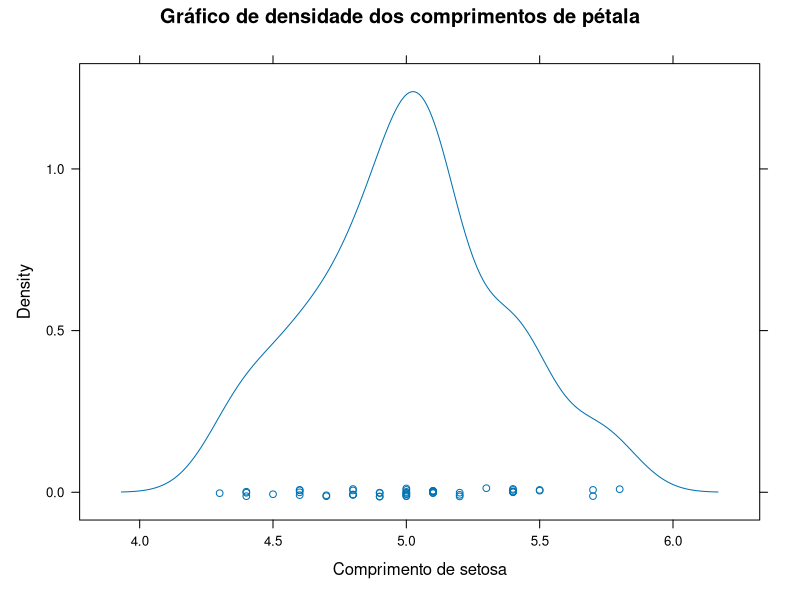
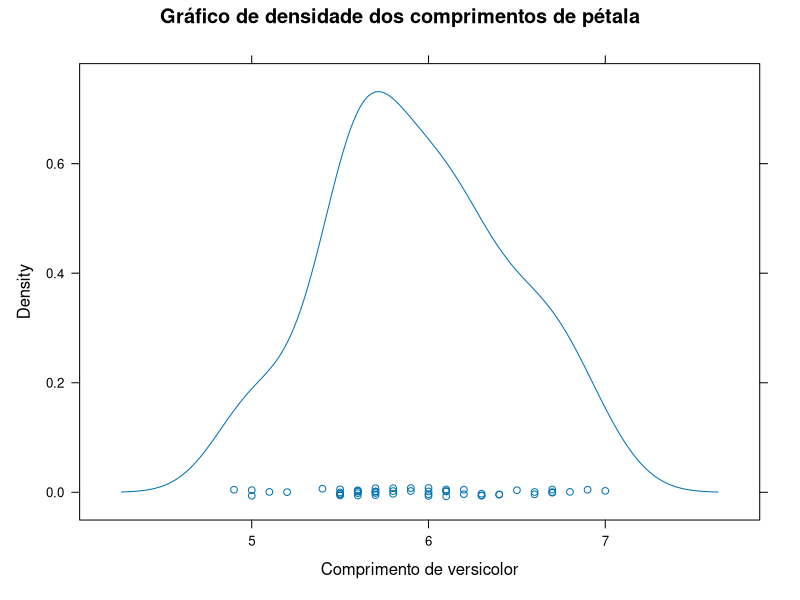
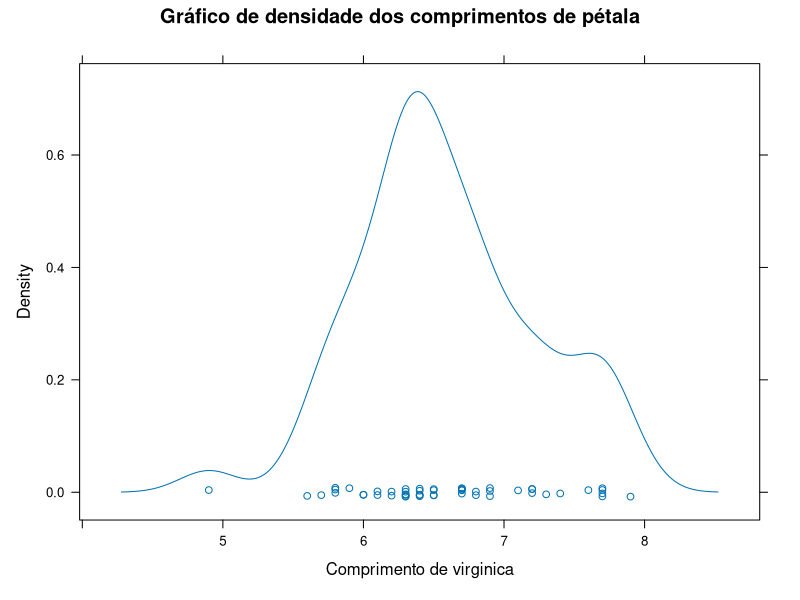
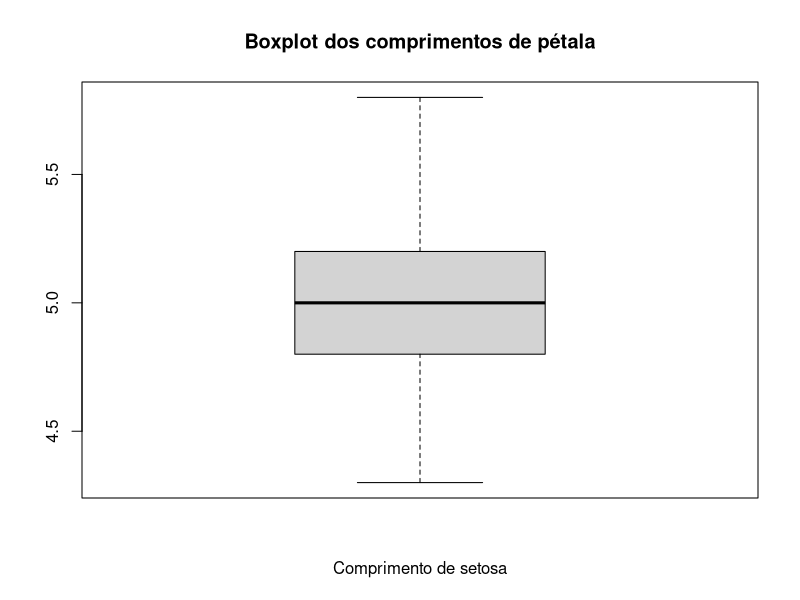
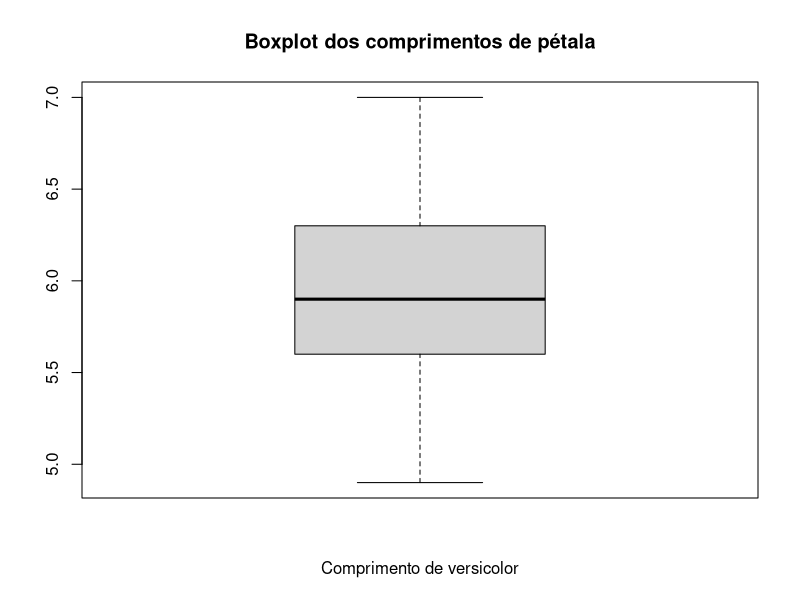
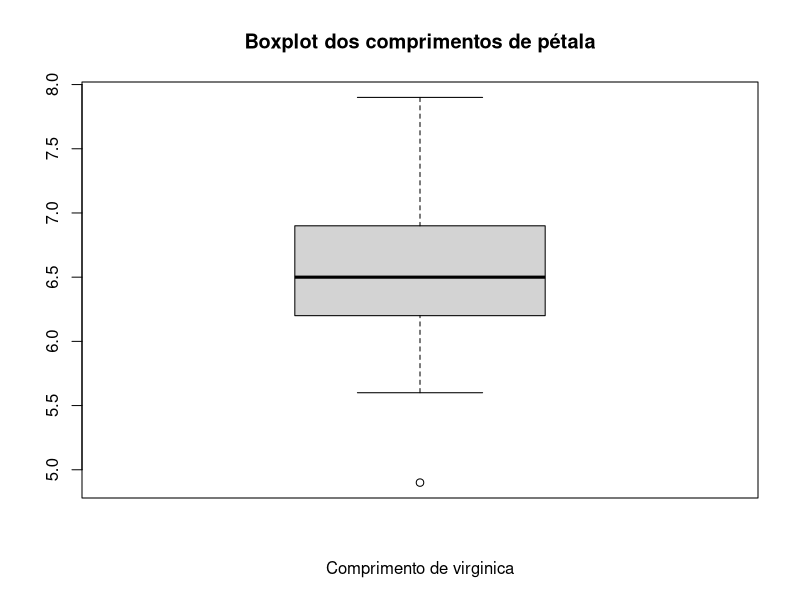
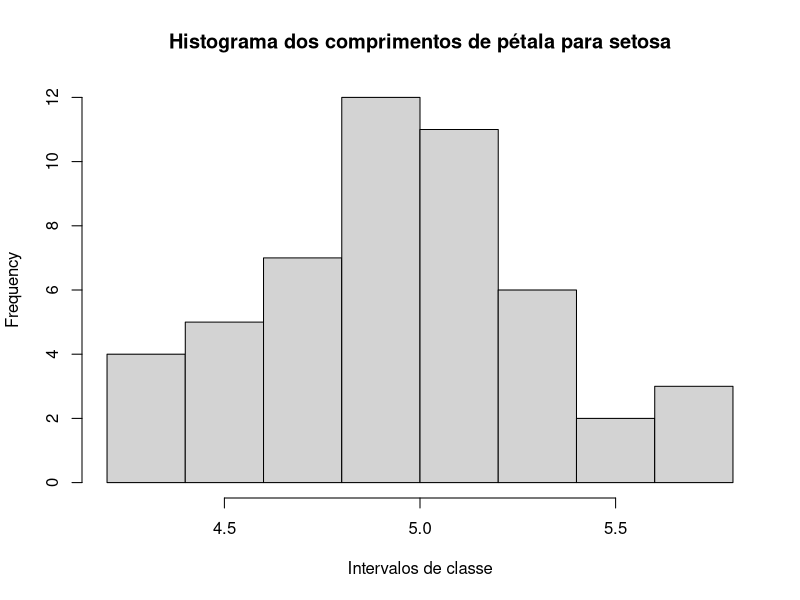
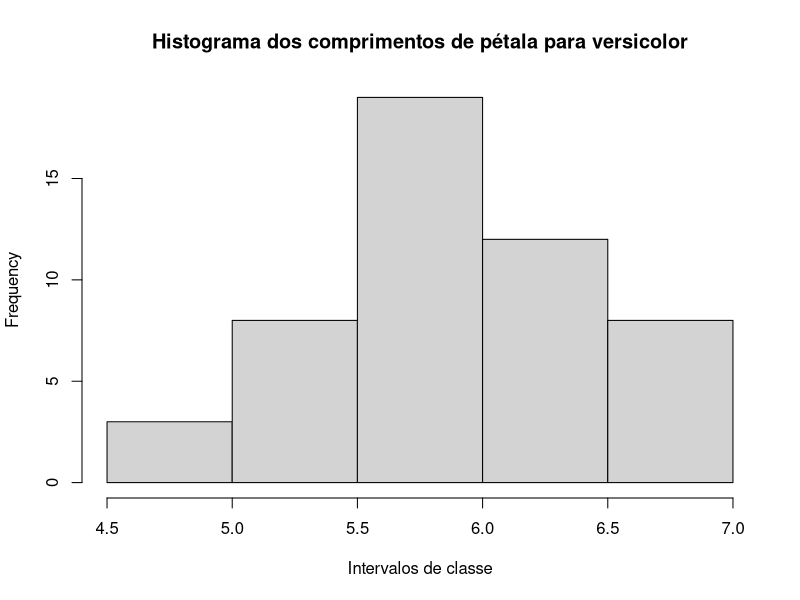

Reproduce these figures in R, in order.
# 1
## a)
especies = split(iris, 'Species')
especies

## b)
dataframe_b = data.frame()

nomes_colunas = names(iris)
vetor_especies = unique(iris$Species)
for (i in vetor_especies) {
	subset_especie = subset(iris, Species == i)
	string = c('Resumo - comprimento - ', i,':', '\n')
	dataframe_b = rbind(dataframe_b, string)
	cat(string)
	comprimentos = summary(subset_especie$Sepal.Length)
	dataframe_b = rbind(dataframe_b, comprimentos)
	print(comprimentos)
	string = c('Resumo - largura - ', i,':', '\n')
	dataframe_b = rbind(dataframe_b, string)
	cat(string)
	larguras = summary(subset_especie$Sepal.Width)
	dataframe_b = rbind(dataframe_b, larguras)
	print(larguras)
}

## c)
iris_ordem = iris[order(iris$Species, iris$Sepal.Length, decreasing = TRUE), ]
iris_ordem

## d)
dataframe_d = data.frame()

nomes_colunas = names(iris)
vetor_especies = unique(iris$Species)
especie_maior_comprimento = ''
comprimento = 0
for (i in vetor_especies) {
	subset_especie = subset(iris, Species == i)
	maior_comprimento = max(subset_especie$Sepal.Length)
	string = c('Maior comprimento para ', i, ':', maior_comprimento, '\n')
	dataframe_d = rbind(dataframe_d, string)
	cat(string)
	if (maior_comprimento > comprimento) {
		comprimento = maior_comprimento
		especie_maior_comprimento = i
	}
}
string = c('Espécie com maior comprimento', especie_maior_comprimento, '\n')
cat(string)

## e)
resposta_a = write.table(especies, file='respostas.txt', append=TRUE, row.names=FALSE, col.names=FALSE)
resposta_b = write.table(dataframe_b, file='respostas.txt', append=TRUE, row.names=FALSE, col.names=FALSE)
resposta_c = write.table(iris_ordem, file='respostas.txt', append=TRUE, row.names=FALSE, col.names=FALSE)
resposta_d = write.table(dataframe_d, file='respostas.txt', append=TRUE, row.names=FALSE, col.names=FALSE)


# 2
library(lattice)
pdf("respostas2.pdf")
## a)
nomes_colunas = names(iris)
vetor_especies = unique(iris$Species)
for (i in vetor_especies) {
	subset_especie = subset(iris, Species == i)
	print(densityplot(subset_especie$Sepal.Length, xlab=paste("Comprimento de",i), main="Gráfico de densidade dos comprimentos de pétala"))
}

## b)
nomes_colunas = names(iris)
vetor_especies = unique(iris$Species)
for (i in vetor_especies) {
	subset_especie = subset(iris, Species == i)
	boxplot(subset_especie$Sepal.Length, xlab=paste("Comprimento de",i), main="Boxplot dos comprimentos de pétala")
}

## c)
nomes_colunas = names(iris)
vetor_especies = unique(iris$Species)
for (i in vetor_especies) {
	subset_especie = subset(iris, Species == i)
	hist(subset_especie$Sepal.Length, xlab="Intervalos de classe", main=paste("Histograma dos comprimentos de pétala para", i))
}

## d)
nomes_colunas = names(iris)
vetor_especies = unique(iris$Species)
for (i in vetor_especies) {
	subset_especie = subset(iris, Species == i)
	plot(subset_especie$Sepal.Width, subset_especie$Sepal.Length, xlab="Largura", ylab="Comprimento", main=paste("Gráfico de dispersão da largura pelo comprimento das pétalas"))
}
dev.off()
